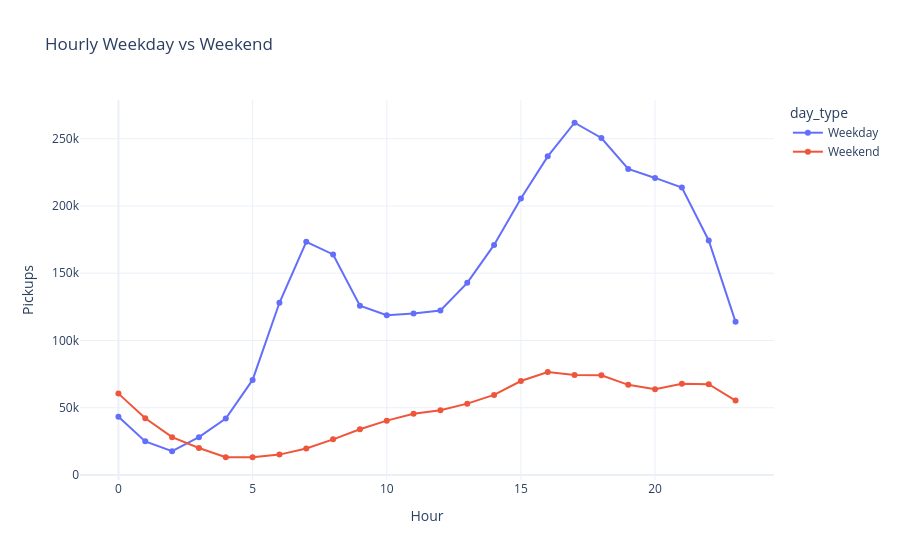

Notebook code cell kept with this figure:
### Code cell
fig=px.line(
    hourly_pattern,
    x="Hour",
    y="Pickups",
    color="day_type",
    markers=True,
    title="Hourly Weekday vs Weekend")
fig.update_layout(template='plotly_white')
fig.show()

### Figure 1 — Plotly figure (JSON) as saved in the notebook; plotly's stock layout.template omitted (floating-point values rounded to 4 significant figures)
{"data": [{"hovertemplate": "day_type=Weekday<br>Hour=%{x}<br>Pickups=%{y}<extra></extra>", "legendgroup": "Weekday", "line": {"color": "#636efa", "dash": "solid"}, "marker": {"symbol": "circle"}, "mode": "lines+markers", "name": "Weekday", "orientation": "v", "showlegend": true, "type": "scatter", "x": [0, 1, 2, 3, 4, 5, 6, 7, 8, 9, 10, 11, 12, 13, 14, 15, 16, 17, 18, 19, 20, 21, 22, 23], "xaxis": "x", "y": [43326, 25023, 17719, 28148, 42010, 70686, 128038, 173352, 163965, 125897, 118713, 120129, 122243, 142824, 171056, 205585, 236850, 261825, 250505, 227467, 220814, 213667, 174341, 113850], "yaxis": "y"}, {"hovertemplate": "day_type=Weekend <br>Hour=%{x}<br>Pickups=%{y}<extra></extra>", "legendgroup": "Weekend ", "line": {"color": "#EF553B", "dash": "solid"}, "marker": {"symbol": "circle"}, "mode": "lines+markers", "name": "Weekend ", "orientation": "v", "showlegend": true, "type": "scatter", "x": [0, 1, 2, 3, 4, 5, 6, 7, 8, 9, 10, 11, 12, 13, 14, 15, 16, 17, 18, 19, 20, 21, 22, 23], "xaxis": "x", "y": [60510, 42204, 28146, 20139, 13220, 13253, 15175, 19742, 26539, 34070, 40435, 45574, 48209, 53053, 59569, 69881, 76550, 74365, 74174, 67046, 63790, 67793, 67517, 55340], "yaxis": "y"}], "layout": {"legend": {"title": {"text": "day_type"}, "tracegroupgap": 0}, "title": {"text": "Hourly Weekday vs Weekend"}, "xaxis": {"anchor": "y", "domain": [0, 1], "title": {"text": "Hour"}}, "yaxis": {"anchor": "x", "domain": [0, 1], "title": {"text": "Pickups"}}}}
